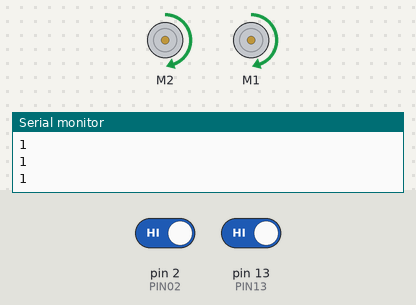
The sketch below on a simulated Arduino Uno, built with avr-gcc and run on an emulated ATmega328P. On the bench: 2 × DC motor (green arrow = forward, orange = backward, longer = faster), the last lines printed to the serial monitor. The test bench sets the inputs (shaded band); at power-on: pin 2 (PIN02) HIGH, pin 13 (PIN13) HIGH.

Above: at 1.2 s.
1.3 s: pin 2 (PIN02) driven LOW
4.3 s: pin 2 (PIN02) driven HIGH
At 6.1 s:
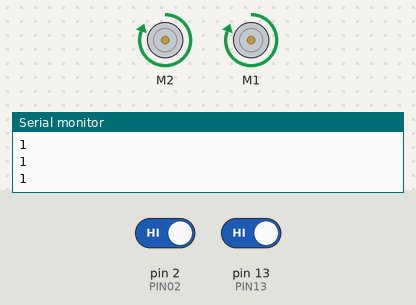
7.3 s: pin 13 (PIN13) driven LOW
At 8.1 s:
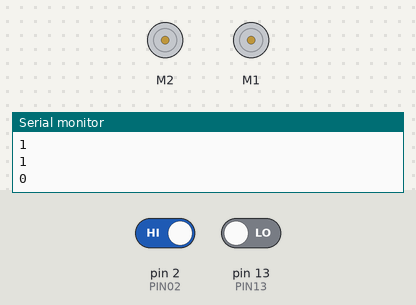
9.8 s: pin 13 (PIN13) driven HIGH
At 10.9 s:
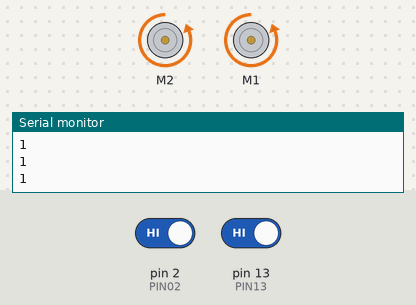
Timing chart, 0 to 12.8 s (numbered marks = the images above; inputs shaded):
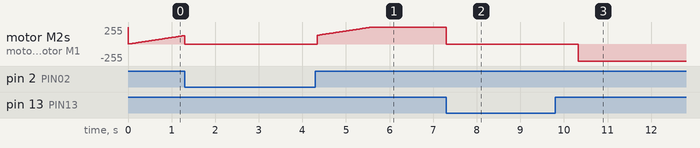

Measured:
- after the input at 4.3 s, motor M2, motor M1: moves from stopped to forward 255/255 over 1.3 s, starting at once
- after the input at 7.3 s, motor M2, motor M1: forward 255/255 → stopped at once
- after the input at 9.8 s, motor M2, motor M1: stopped → backward 255/255 after 0.53 s

The sketch:

FirstRobot.ino
```cpp
// (licence header left out)
#include <AFMotor.h>
// #include <Servo.h>

// DC motors on M1, M2
AF_DCMotor motor1(2);
AF_DCMotor motor2(1);
const int PIN13 = 13;
const int PIN02 = 2;
boolean sensor01_state;
boolean sensor02_state;
int i;
boolean forward;

void setup() {
  // forward = true;
  Serial.begin(9600);
  pinMode(PIN13, INPUT);
  pinMode(PIN02, INPUT);
  // turn on motor #2
  motor1.setSpeed(255);
  motor1.run(FORWARD);
  motor2.setSpeed(255);
  motor2.run(FORWARD);
}

// Test the DC motor, stepper and servo ALL AT ONCE!
void loop() {
  if (i<255) {i++;}
  sensor01_state = digitalRead(PIN02);
  sensor02_state = digitalRead(PIN13);
  if (sensor01_state == LOW || sensor02_state == LOW) {
    motor1.setSpeed(0);
    motor2.setSpeed(0);
    if (forward == true) {
      motor1.run(BACKWARD);
      motor2.run(BACKWARD);
      forward = false;
      Serial.println(forward);
    } else {
      motor1.run(FORWARD);
      motor2.run(FORWARD);
      forward = true;
      Serial.println(forward);
    }
      delay(1000); // debouncing
  }
  delay(10);
  motor1.setSpeed(i);
  motor2.setSpeed(i);
   Serial.println(sensor01_state);
   Serial.println(sensor02_state);
}
//   motor1.run(FORWARD);
//   motor2.run(FORWARD);
//  for (i=0; i<255; i++) {
//    motor1.setSpeed(i);
//    motor2.setSpeed(i);
//    delay(3);
//  }
//  delay(500);
//  for (i=255; i>0; i--) {
//    motor1.setSpeed(i);
//    motor2.setSpeed(i);
//    delay(3);
//  }
//  motor1.run(BACKWARD);
//  motor2.run(BACKWARD);
//    for (i=0; i<255; i++) {
//    motor1.setSpeed(i);
//    motor2.setSpeed(i);
//    delay(3);
//  }
//  delay(500);
//  for (i=255; i>0; i--) {
//    motor1.setSpeed(i);
//    motor2.setSpeed(i);
//    delay(3);
//  }
//  delay(100);
```
